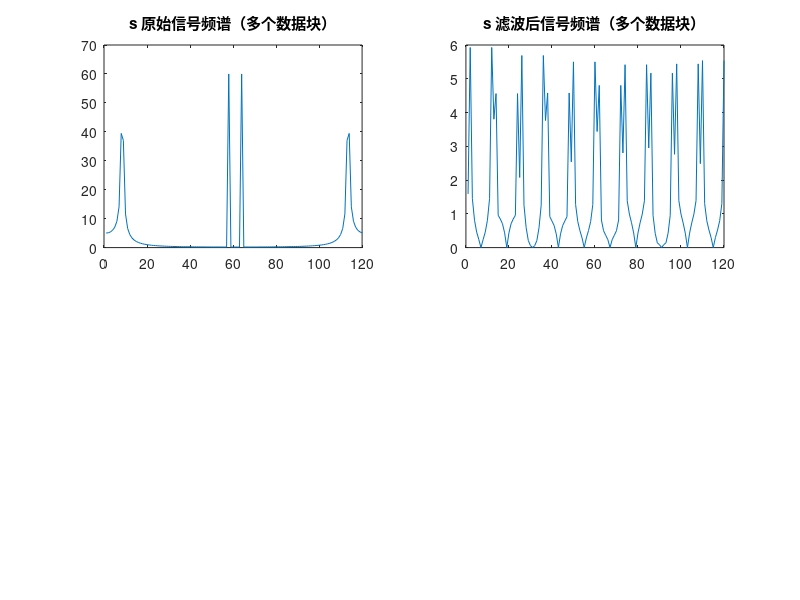

MATLAB code for this plot: (Note: this script raises an error after producing the figure.)
% 加载音频数据
load("s.mat");
load("speech.mat");
% 假设 s 和 speech 是要处理的信号
Fs = 8000;
h = [-0.0625, 0.25, 0.625, 0.25, -0.0625];
N = 12; % FFT长度
filt_s = fft(h, N); % 滤波器的FFT
% a = -0.0625;
% b = 0.25;
% c = 0.625;
% d = 0.25;
% N1 = [a b c d a];
% D = [1 0 0 0 0];

% 对信号 s 进行处理
s_freq_domain = []; % 存储频域数据
s_time_domain = []; % 存储滤波后的时域数据
s_filtered_freq_domain = []; % 存储滤波后的频域数据

% % 计算滤波器的单位脉冲响应
% [h_s, t_s] = impz(N1, D, 12);
% filt_s = fft(h_s, N); % 滤波器的FFT


i = 1;
% 处理信号 s 的每个数据块
while i < numel(s) - 12 - 1
    % 提取当前数据块并计算其FFT
    temp_s = fft(s(i:i+12-1), N);
    s_freq_domain = [s_freq_domain temp_s];   %频域原始信号
    
    % 在频域中应用滤波器
    filtered_s = filt_s .* temp_s;
    s_filtered_freq_domain = [s_filtered_freq_domain filtered_s]; %频域滤波信号
    
    % 对滤波后的频域数据进行逆FFT，得到时域数据
    temp2_s = ifft(filtered_s);
    s_time_domain = [s_time_domain; temp2_s'];   %时域滤波信号
    
    % 更新索引，处理下一个数据块
    i = i + 12;
end

% 绘制滤波前后的频谱（一个数据块）
figure;
subplot(2, 2, 1);
plot(abs(fft(s(1:10*N))));
title('s 原始信号频谱（多个数据块）');
subplot(2, 2, 2);
plot(abs(s_filtered_freq_domain(1:10*N)));
title('s 滤波后信号频谱（多个数据块）');

% 播放原始信号和滤波后的信号
soundsc(s, Fs); % 原始信号 s
pause(length(s) / Fs);
soundsc(real(s_time_domain), Fs); % 滤波后的信号 s
pause(length(s) / Fs);

% 对信号 speech 进行处理
speech_freq_domain = []; % 存储频域数据
speech_time_domain = []; % 存储滤波后的时域数据
speech_filtered_freq_domain = []; % 存储滤波后的频域数据

% 计算滤波器的单位脉冲响应
[h_speech, t_speech] = impz(N1, D, 12);

% 滤波器的FFT
filt_speech = fft(h_speech, N);

i = 1;
% 处理信号 speech 的每个数据块
while i < numel(speech) - 12 - 1
    % 提取当前数据块并计算其FFT
    temp_speech = fft(speech(i:i+12-1), N);
    speech_freq_domain = [speech_freq_domain temp_speech];
    
    % 在频域中应用滤波器
    filtered_speech = filt_speech .* temp_speech;
    speech_filtered_freq_domain = [speech_filtered_freq_domain filtered_speech];
    
    % 对滤波后的频域数据进行逆FFT，得到时域数据
    temp2_speech = ifft(filtered_speech);
    speech_time_domain = [speech_time_domain temp2_speech'];
    
    % 更新索引，处理下一个数据块
    i = i + 12;
end

% 绘制滤波前后的频谱（多个数据块）
subplot(2, 2, 3);
plot(abs(fft(speech(1:10*N))));
title('speech 原始信号频谱（多个数据块）');
subplot(2, 2, 4);
plot(abs(speech_filtered_freq_domain(1:10*N)));
title('speech 滤波后信号频谱（多个数据块）');

% 播放原始信号和滤波后的信号
soundsc(speech, Fs); % 原始信号 speech
pause(length(speech) / Fs);
soundsc(real(speech_time_domain), Fs); % 滤波后的信号 speech
pause(length(speech) / Fs);

% 绘制滤波前后的时域图
figure;
% subplot(2, 2, 1);
% plot(s);
% title('s 原始信号时域图');
% xlabel('样本');
% ylabel('幅值');
% 
% subplot(2, 2, 2);
% plot(real(s_time_domain(:)));
% title('s 滤波后信号时域图');
% xlabel('样本');
% ylabel('幅值');

% subplot(2, 2, 3);
plot(speech);
title('speech 原始信号时域图');
xlabel('样本');
ylabel('幅值');

% subplot(2, 2, 4);
figure;
plot(real(speech_time_domain));
title('speech 滤波后信号时域图');
xlabel('样本');
ylabel('幅值');



